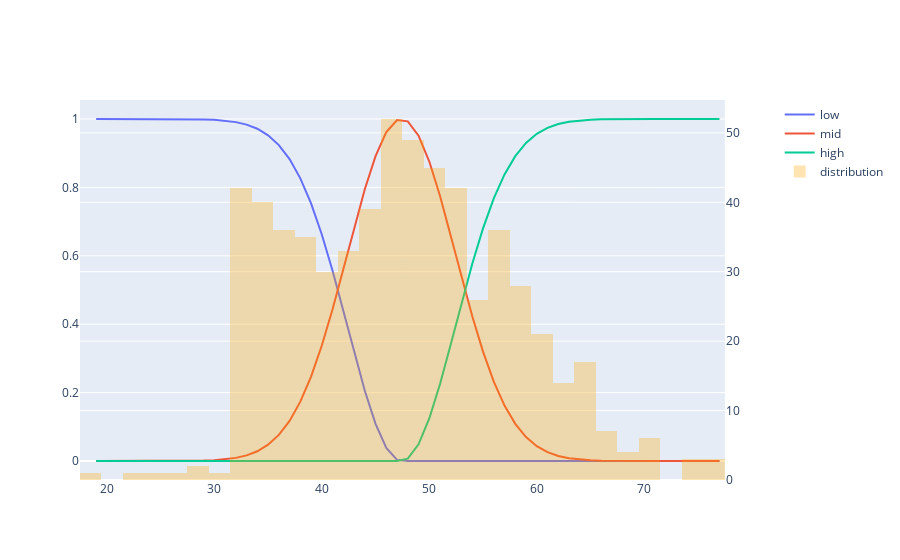

The notebook cell this image was saved under:
### Code cell
plot_fuzzyfication(df_eda, df_params, 'Age')

### Figure 1 — Plotly figure (JSON) as saved in the notebook; plotly's stock layout.template omitted (floating-point values rounded to 4 significant figures; data arrays with more than 128 entries replaced by an {"elided": "..."} marker saying what was removed)
{"data": [{"name": "low", "type": "scatter", "x": {"elided": "615 int values"}, "y": {"elided": "615 float values"}}, {"name": "mid", "type": "scatter", "x": {"elided": "615 int values"}, "y": {"elided": "615 float values"}}, {"name": "high", "type": "scatter", "x": {"elided": "615 int values"}, "y": {"elided": "615 float values"}}, {"marker": {"color": "orange"}, "name": "distribution", "opacity": 0.3, "type": "histogram", "x": {"elided": "615 int values"}, "xaxis": "x", "yaxis": "y2"}], "layout": {"xaxis": {"anchor": "y", "domain": [0, 0.94]}, "yaxis": {"anchor": "x", "domain": [0, 1]}, "yaxis2": {"anchor": "x", "overlaying": "y", "side": "right"}}}
